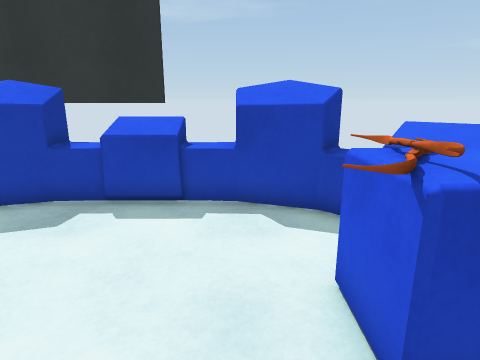
View 1 (above)

13 first-person views from a walk through a scene from a Unity 3-D project. The camera is 1.3 m above the floor, tilts 14° down and sees 75° across. The floor is counted in squares, 0.5 m on a side. Each view is taken from the middle of a square. On the plan, view 1 faces up. The plan holds only what a view shows up to about 20 squares ahead; the rest is blank. The place goes on beyond the plan. Some animated figures are not drawn.

View 2
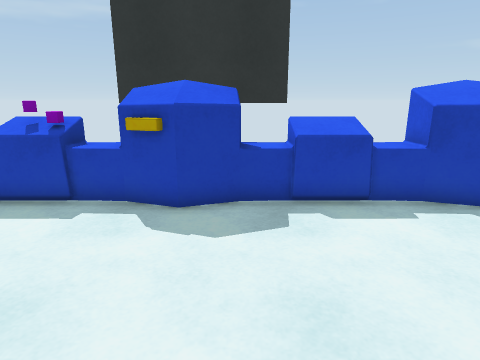

View 3
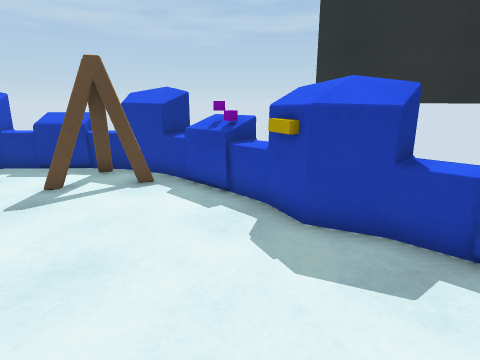

View 4
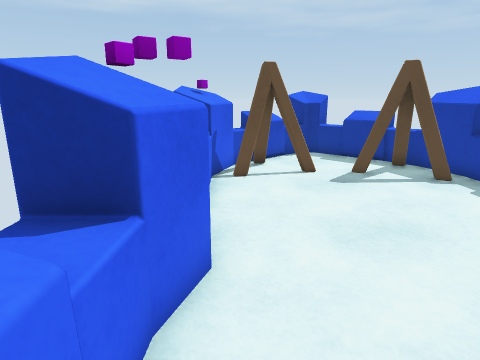

View 5
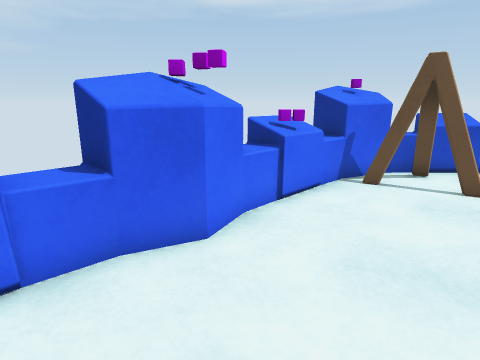

View 6
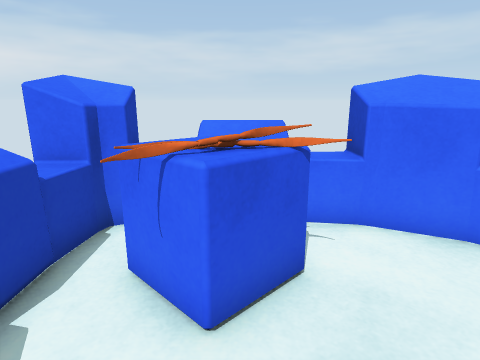

View 7
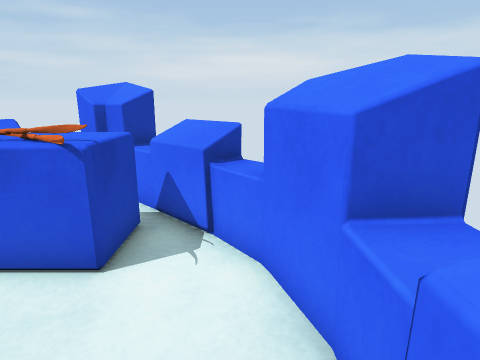

View 8
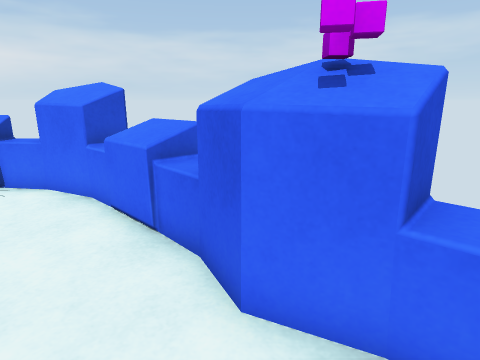

View 9
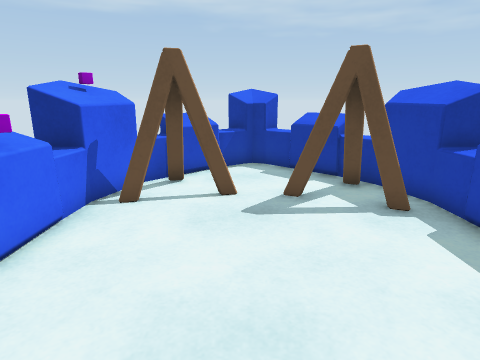

View 10
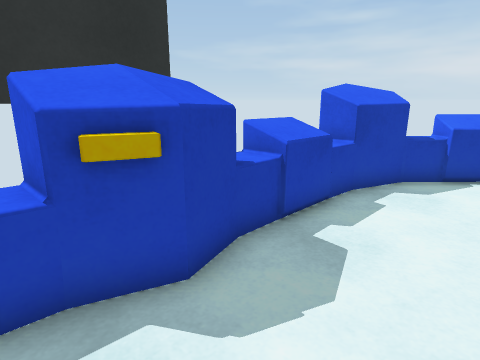

View 11
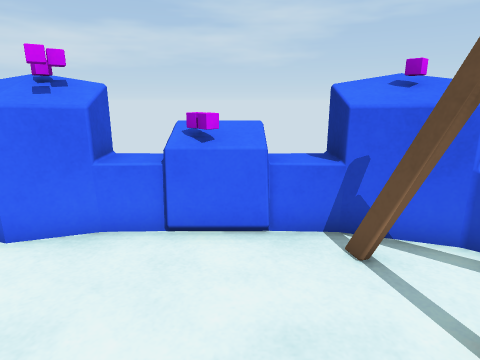

View 12
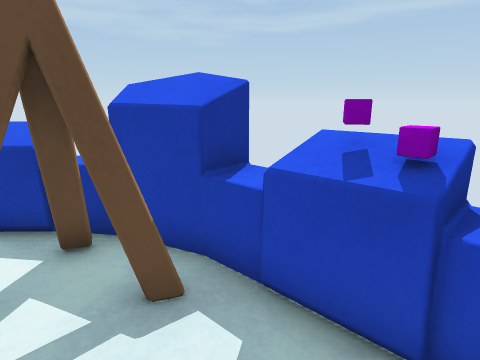

View 13
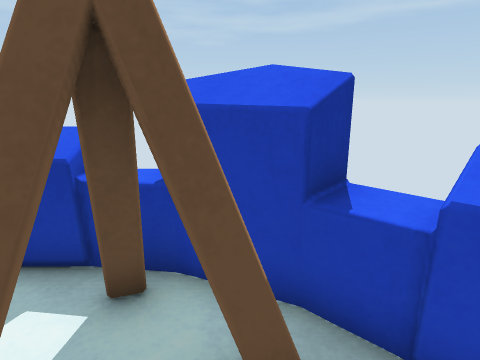

### Floor plan
Key: @ floor where view 1 was taken; # wall or solid block; . floor; = window, fence, low wall or low ledge; ^ raised ledge; O other object.
Columns run from 16 left of view 1 to 5 right of it. Each row starts with its distance up from view 1.
  9  ^^^^O#^^^^^^^^^^^^
  8 ^^^^^=#^^^^^^^^^^^^##
  7 =####.............#=#
  6 ==##...............=^^
  5  .#=..............#=^^
  4  .................^^.^
  3   =..............=^^.#
  2   #..............#^^=^
  1  ##................^^#
  0 ###=.....# .....@#^^#
 -1  ^O^^^O^#O^^^^^^^^^=
 -2  #^^^^^^^O^^^^^^^^

Positions as (right, up) in squares from view 1, and headings:
1: (0, 0), facing up
2: (-5, 0), facing up
3: (-3, 2), facing up-left
4: (-2, 0), facing left
5: (-3, 4), facing down-left
6: (-1, 6), facing down-right
7: (-3, 0), facing right
8: (-9, 2), facing down-right
9: (-5, 3), facing left
10: (-9, 4), facing up-right
11: (-11, 5), facing down
12: (-9, 5), facing up-left
13: (-11, 5), facing up-left
